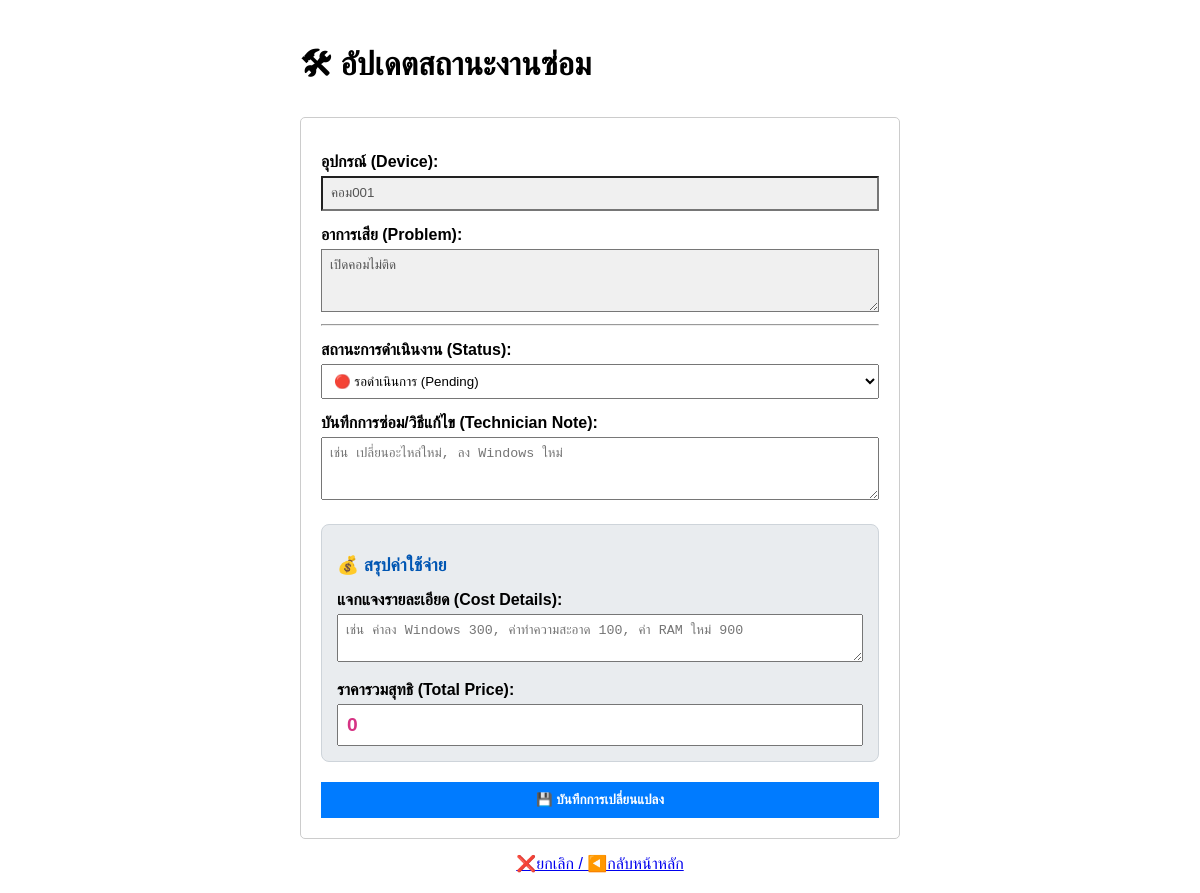
The app's page /update/1 (signed in) with its own data.
### tables this page shows
CREATE TABLE repairs (
        repair_id INTEGER PRIMARY KEY AUTOINCREMENT,
        user_id INTEGER NOT NULL,
        device_name TEXT NOT NULL,
        problem_detail TEXT NOT NULL,
        location TEXT NOT NULL,
        status TEXT DEFAULT 'Pending',
        report_date TIMESTAMP DEFAULT CURRENT_TIMESTAMP,
        technician_note TEXT,
        FOREIGN KEY (user_id) REFERENCES users (user_id)
    );

### app.py (the view, shortened to what this page needs)
@app.route('/update/<int:repair_id>', methods=['GET', 'POST'])
def update_repair(repair_id):
    if session.get('role') != 'admin':
        return redirect(url_for('login'))
    conn = get_db_connection()
    repair = conn.execute('SELECT * FROM repairs WHERE repair_id = ?', (repair_id,)).fetchone()
    conn.close()
    return render_template('update_repair.html', repair=repair)

### app.py (called while the page is built)
def get_db_connection():
    conn = sqlite3.connect('maintenance.db')
    conn.row_factory = sqlite3.Row
    return conn

### templates/update_repair.html (shortened to what this page needs)
<!DOCTYPE html>
<html>
<head>
</head>
<body>
    <h1>🛠 อัปเดตสถานะงานซ่อม</h1>
    <form method="POST">
        <label>อุปกรณ์ (Device):</label>
        <input type="text" value="{{ repair['device_name'] }}" class="readonly" readonly>
        <label>อาการเสีย (Problem):</label>
        <textarea rows="3" class="readonly" readonly>{{ repair['problem_detail'] }}</textarea>
        <hr>
        <label>สถานะการดำเนินงาน (Status):</label>
        <select name="status">
            <option value="Pending" {% if repair['status'] == 'Pending' %}selected{% endif %}>🔴 รอดำเนินการ (Pending)</option>
        </select>
        <label>บันทึกการซ่อม/วิธีแก้ไข (Technician Note):</label>
        <textarea name="technician_note" rows="3" placeholder="เช่น เปลี่ยนอะไหล่ใหม่, ลง Windows ใหม่">{{ repair['technician_note'] or '' }}</textarea>
        <div class="cost-section">
            <label class="cost-label">💰 สรุปค่าใช้จ่าย</label>
            <label>แจกแจงรายละเอียด (Cost Details):</label>
            <textarea name="spare_parts" rows="2" placeholder="เช่น ค่าลง Windows 300, ค่าทำความสะอาด 100, ค่า RAM ใหม่ 900">{{ repair['spare_parts'] or '' }}</textarea>
            <label>ราคารวมสุทธิ (Total Price):</label>
            <input type="number" name="cost" placeholder="ระบุยอดรวม (บาท)" value="{{ repair['cost'] or 0 }}" style="font-size: 1.2em; font-weight: bold; color: #d63384;">
        </div>
        <button type="submit">💾 บันทึกการเปลี่ยนแปลง</button>
    </form>
    <a href="{{ url_for('dashboard') }}" style="display:block; margin-top:15px; text-align:center;">❌ยกเลิก / ◀️กลับหน้าหลัก</a>
</body>
</html>

### templates/update_repair.html (style rules this page uses)
body { font-family: sans-serif; padding: 20px; max-width: 600px; margin: auto; }
form { border: 1px solid #ccc; padding: 20px; border-radius: 5px; }
label { display: block; margin-top: 15px; font-weight: bold; }
input, textarea, select { width: 100%; padding: 8px; margin-top: 5px; box-sizing: border-box; }
.readonly { background-color: #f0f0f0; color: #555; }
button { margin-top: 20px; padding: 10px 20px; background-color: #007bff; border: none; cursor: pointer; color: white; font-weight: bold; width: 100%; }
.cost-section { background-color: #e9ecef; padding: 15px; border-radius: 8px; margin-top: 20px; border: 1px solid #ced4da; }
.cost-label { color: #0056b3; font-size: 1.1em; }

### records on screen
repairs: device_name "คอม001", problem_detail "เปิดคอมไม่ติด", status "🔴 รอดำเนินการ (Pending)"
